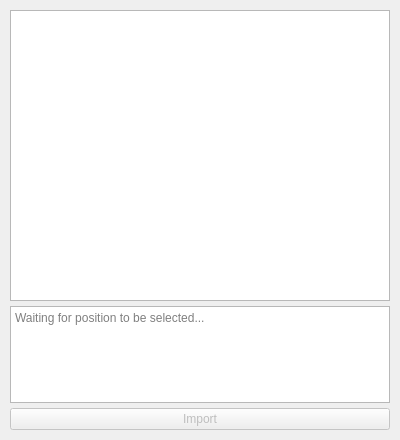
<?xml version="1.0" encoding="UTF-8"?>
<ui version="4.0">
 <class>ImportForm</class>
 <widget class="QWidget" name="ImportForm">
  <property name="geometry">
   <rect>
    <x>0</x>
    <y>0</y>
    <width>400</width>
    <height>440</height>
   </rect>
  </property>
  <property name="windowTitle">
   <string>Select position to import</string>
  </property>
  <layout class="QGridLayout" name="import_list_layout">
   <property name="leftMargin">
    <number>10</number>
   </property>
   <property name="topMargin">
    <number>10</number>
   </property>
   <property name="rightMargin">
    <number>10</number>
   </property>
   <property name="bottomMargin">
    <number>10</number>
   </property>
   <property name="spacing">
    <number>5</number>
   </property>
   <item row="2" column="0">
    <widget class="QPushButton" name="import_button">
     <property name="enabled">
      <bool>false</bool>
     </property>
     <property name="text">
      <string>Import</string>
     </property>
    </widget>
   </item>
   <item row="0" column="0">
    <widget class="QListWidget" name="list">
     <property name="sizePolicy">
      <sizepolicy hsizetype="Expanding" vsizetype="Expanding">
       <horstretch>0</horstretch>
       <verstretch>3</verstretch>
      </sizepolicy>
     </property>
     <property name="editTriggers">
      <set>QAbstractItemView::NoEditTriggers</set>
     </property>
     <property name="showDropIndicator" stdset="0">
      <bool>false</bool>
     </property>
    </widget>
   </item>
   <item row="1" column="0">
    <widget class="QTextEdit" name="desc">
     <property name="sizePolicy">
      <sizepolicy hsizetype="Expanding" vsizetype="Expanding">
       <horstretch>0</horstretch>
       <verstretch>1</verstretch>
      </sizepolicy>
     </property>
     <property name="textInteractionFlags">
      <set>Qt::TextSelectableByMouse</set>
     </property>
     <property name="placeholderText">
      <string>Waiting for position to be selected...</string>
     </property>
    </widget>
   </item>
  </layout>
 </widget>
 <resources/>
 <connections/>
</ui>
